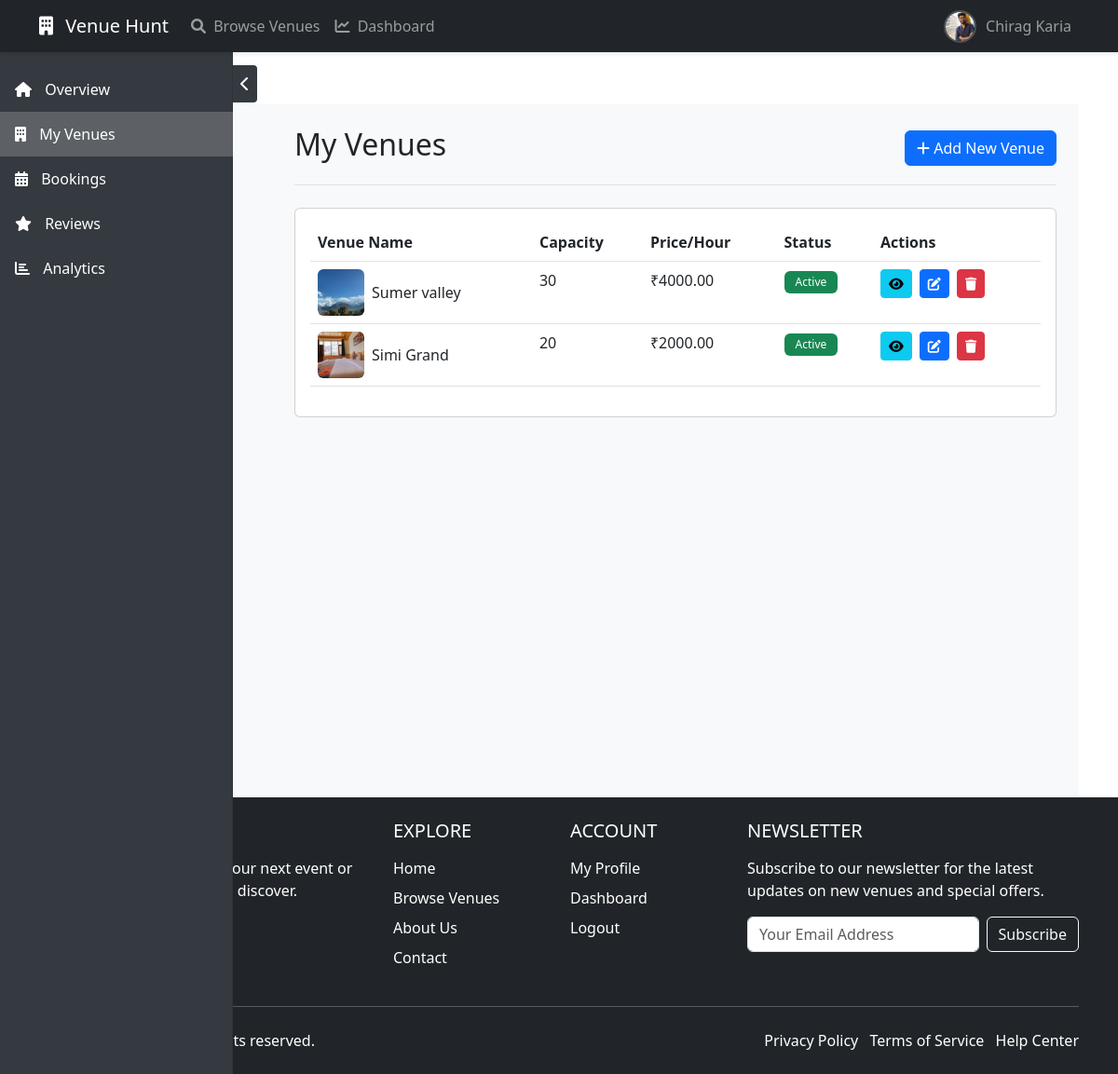
Page /venues/my-venues/ (signed in) on the committed database.
### accounts/models.py (models this page shows, shortened)
class CustomUser(AbstractUser):
    USER_TYPE_CHOICES = (
        ('organizer', 'Event Organizer'),
        ('vendor', 'Venue Owner'),
    )
    user_type = models.CharField(max_length=10, choices=USER_TYPE_CHOICES)
    phone_number = models.CharField(max_length=15, blank=True)
    address = models.TextField(blank=True)
    profile_picture = models.ImageField(upload_to='profile_pics/',
                                      default='profile_pics/default-profile.png',
                                      null=True, blank=True)
    def get_profile_picture_url(self):
        if self.profile_picture and hasattr(self.profile_picture, 'url'):
            return self.profile_picture.url
        return self.profile_picture.field.default

### venues/models.py (models this page shows, shortened)
class Venue(models.Model):
    owner = models.ForeignKey(settings.AUTH_USER_MODEL, on_delete=models.CASCADE)
    name = models.CharField(max_length=200)
    description = models.TextField()
    address = models.TextField()
    latitude = models.DecimalField(max_digits=9, decimal_places=6, null=True, blank=True)
    longitude = models.DecimalField(max_digits=9, decimal_places=6, null=True, blank=True)
    capacity = models.PositiveIntegerField()
    price_per_person = models.DecimalField(max_digits=10, decimal_places=2)
    has_parking = models.BooleanField(default=False)
    has_wifi = models.BooleanField(default=False)
    has_sound_system = models.BooleanField(default=False)
    has_catering = models.BooleanField(default=False)
    EVENT_CATEGORY_CHOICES = (
        ('formal', 'Formal'),
        ('informal', 'Informal'),
    )
    event_category = models.CharField(max_length=10, choices=EVENT_CATEGORY_CHOICES, default='informal')
    EVENT_TYPES = (
        ('conference', 'Conference'),
        ('business_meeting', 'Business Meeting'),
        ('product_launch', 'Product Launch'),
        ('seminar_workshop', 'Seminar & Workshop'),
        ('award_ceremony', 'Award Ceremony'),
        ('birthday_party', 'Birthday Party'),
        ('casual_gathering', 'Casual Get Together'),
        ('wedding', 'Wedding'),
        ('engagement', 'Engagement'),
        ('games_night', 'Games Night'),
        ('anniversary', 'Anniversary'),
        ('other', 'Other'),
    )
    supported_events = models.CharField(max_length=20, choices=EVENT_TYPES, default='other')
    created_at = models.DateTimeField(auto_now_add=True)
    updated_at = models.DateTimeField(auto_now=True)

class VenueImage(models.Model):
    venue = models.ForeignKey(Venue, related_name='images', on_delete=models.CASCADE)
    image = models.ImageField(upload_to='venue_images/')
    is_primary = models.BooleanField(default=False)

### venues/views.py (the view)
# urls.py: path('my-venues/', views.MyVenuesListView.as_view(), name='my_venues'),
class MyVenuesListView(LoginRequiredMixin, UserPassesTestMixin, ListView):
    model = Venue
    template_name = 'venues/my_venues.html'
    context_object_name = 'venues'
    paginate_by = 10
    def test_func(self):
        return self.request.user.user_type == 'vendor'
    def get_queryset(self):
        return Venue.objects.filter(owner=self.request.user).order_by('-created_at')
    def get_context_data(self, **kwargs):
        context = super().get_context_data(**kwargs)
        context['active_tab'] = 'venues'
        return context

### templates/venues/my_venues.html (shortened to what this page needs)
{% extends 'base.html' %}
{% load static %}
{% block extra_css %}
<link rel="stylesheet" href="{% static 'css/dashboard.css' %}">
{% endblock %}
{% block content %}
<div class="dashboard-container">
    <nav class="sidebar">
        <button class="sidebar-toggle" aria-label="Toggle Sidebar">
            <i class="fas fa-chevron-left"></i>
        </button>
        <div class="sidebar-content">
            <ul class="nav flex-column">
                        <li class="nav-item">
                            <a class="nav-link {% if active_tab == 'overview' %}active{% endif %}" href="{% url 'venues:vendor_dashboard' %}">
                                <i class="fas fa-home"></i> <span>Overview</span>
                            </a>
                        </li>
                        <li class="nav-item">
                            <a class="nav-link {% if active_tab == 'venues' %}active{% endif %}" href="{% url 'venues:my_venues' %}">
                                <i class="fas fa-building"></i> <span>My Venues</span>
                            </a>
                        </li>
                        <li class="nav-item">
                            <a class="nav-link {% if active_tab == 'bookings' %}active{% endif %}" href="{% url 'bookings:venue_bookings' %}">
                                <i class="fas fa-calendar-alt"></i> <span>Bookings</span>
                            </a>
                        </li>
                        <li class="nav-item">
                            <a class="nav-link {% if active_tab == 'reviews' %}active{% endif %}" href="#">
                                <i class="fas fa-star"></i> <span>Reviews</span>
                            </a>
                        </li>
                        <li class="nav-item">
                            <a class="nav-link {% if active_tab == 'analytics' %}active{% endif %}" href="{% url 'venues:analytics' %}">
                                <i class="fas fa-chart-bar"></i> <span>Analytics</span>
                            </a>
                        </li>
                    </ul>
                </div>
            </nav>
            <main class="main-content">
                <div class="content-header">
                    <h1 class="h2">My Venues</h1>
                    <div class="btn-toolbar mb-2 mb-md-0">
                        <a href="{% url 'venues:venue_add' %}" class="btn btn-primary">
                            <i class="fas fa-plus"></i> Add New Venue
                        </a>
                    </div>
                </div>
                <div class="card">
                    <div class="card-body">
                        {% if venues %}
                            <div class="table-responsive">
                                <table class="table table-hover">
                                    <thead>
                                        <tr>
                                            <th>Venue Name</th>
                                            <th>Capacity</th>
                                            <th>Price/Hour</th>
                                            <th>Status</th>
                                            <th>Actions</th>
                                        </tr>
                                    </thead>
                                    <tbody>
                                        {% for venue in venues %}
                                        <tr>
                                            <td>
                                                <div class="d-flex align-items-center">
                                                    {% if venue.images.exists %}
                                                        <img src="{{ venue.images.first.image.url }}"
                                                             class="rounded me-2" style="width: 50px; height: 50px; object-fit: cover;"
                                                             alt="{{ venue.name }}">
                                                    {% endif %}
                                                    {{ venue.name }}
                                                </div>
                                            </td>
                                            <td>{{ venue.capacity }}</td>
                                            <td>₹{{ venue.price_per_person }}</td>
                                            <td>
                                                <span class="badge bg-success">Active</span>
                                            </td>
                                            <td>
                                                <a href="{% url 'venues:venue_detail' venue.pk %}"
                                                   class="btn btn-sm btn-info me-1">
                                                    <i class="fas fa-eye"></i>
                                                </a>
                                                <a href="{% url 'venues:venue_edit' venue.pk %}"
                                                   class="btn btn-sm btn-primary me-1">
                                                    <i class="fas fa-edit"></i>
                                                </a>
                                                <a href="{% url 'venues:venue_delete' venue.pk %}"
                                                   class="btn btn-sm btn-danger">
                                                    <i class="fas fa-trash"></i>
                                                </a>
                                            </td>
                                        </tr>
                                        {% endfor %}
                                    </tbody>
                                </table>
                            </div>
                        {% endif %}
                    </div>
                </div>
            </main>
</div>
{% endblock %}

### templates/base.html (shortened to what this page needs)
{% load static %}
<!DOCTYPE html>
<html lang="en" class="h-100">
<head>
    <link href="https://cdn.jsdelivr.net/npm/bootstrap@5.3.0/dist/css/bootstrap.min.css" rel="stylesheet">
    <link href="https://cdnjs.cloudflare.com/ajax/libs/font-awesome/6.0.0/css/all.min.css" rel="stylesheet">
    <link href="{% static 'css/base.css' %}" rel="stylesheet">
    <link href="{% static 'css/reviews.css' %}" rel="stylesheet">
    {% block extra_css %}{% endblock %}
</head>
<body class="d-flex flex-column h-100">
    <nav class="navbar navbar-expand-lg navbar-dark bg-dark fixed-top">
        <div class="container">
            <a class="navbar-brand" href="/">
                <i class="fas fa-building me-2"></i>
                Venue Hunt
            </a>
            <div class="collapse navbar-collapse" id="navbarNav">
                <ul class="navbar-nav me-auto">
                    <li class="nav-item">
                        <a class="nav-link" href="{% url 'venues:venue_list' %}">
                            <i class="fas fa-search me-1"></i> Browse Venues
                        </a>
                    </li>
                    {% if user.is_authenticated and user.user_type == 'vendor' %}
                    <li class="nav-item">
                        <a class="nav-link" href="{% url 'venues:vendor_dashboard' %}">
                            <i class="fas fa-chart-line me-1"></i> Dashboard
                        </a>
                    </li>
                    {% endif %}
                </ul>
                <ul class="navbar-nav">
                    {% if user.is_authenticated %}
                        <li class="nav-item dropdown user-dropdown">
                            <a class="nav-link dropdown-toggle" href="#" id="navbarDropdown" role="button"
                               data-bs-toggle="dropdown" aria-expanded="false">
                                <div class="user-profile">
                                    <img src="{{ user.get_profile_picture_url|default:'/static/images/default-profile.png' }}"
                                         alt="Profile"
                                         class="profile-picture"
                                         data-default="{% static 'images/default-profile.png' %}"
                                         onerror="this.src=this.getAttribute('data-default');"
                                    >
                                    <span class="d-none d-lg-inline">{{ user.get_full_name|default:user.username }}</span>
                                </div>
                            </a>
                        </li>
                    {% endif %}
                </ul>
            </div>
        </div>
    </nav>
    <div class="content-wrapper">
        <div class="container mt-4">
            {% block content %}
            {% endblock %}
        </div>
    </div>
    {% include 'footer.html' %}
</body>
</html>

### static/css/base.css (style rules this page uses)
:root { --primary-color: #0d6efd; --secondary-color: #6c757d; --success-color: #198754; --info-color: #0dcaf0; --warning-color: #ffc107; --danger-color: #dc3545; --light-color: #f8f9fa; --dark-color: #212529; --transition-speed: 0.3s; --box-shadow: 0 0.5rem 1rem rgba(0, 0, 0, 0.15); }
body { overflow-x: hidden; padding-top: 56px; }
.navbar { padding: 0.5rem 1rem; box-shadow: 0 2px 4px rgba(0, 0, 0, 0.1); height: 56px; }
.navbar.fixed-top { position: fixed; top: 0; right: 0; left: 0; z-index: 1030; }
.user-profile { display: flex; align-items: center; gap: 10px; }
.profile-picture { width: 35px; height: 35px; border-radius: 50%; object-fit: cover; border: 2px solid rgba(255, 255, 255, 0.2); transition: border-color 0.3s ease; }
.user-dropdown .dropdown-toggle::after { display: none; }
.card { transition: transform var(--transition-speed), box-shadow var(--transition-speed); overflow: hidden; }
.btn { transition: all var(--transition-speed); }

### static/css/dashboard.css (style rules this page uses)
.dashboard-container { display: flex; min-height: calc(100vh - 56px); margin-top: 56px; background-color: #f8f9fa; position: relative; transition: all 0.3s ease; }
.sidebar { width: 250px; background: #343a40; flex-shrink: 0; position: fixed; top: 56px; left: 0; bottom: 0; overflow-y: auto; padding: 1rem 0; z-index: 100; box-shadow: inset -1px 0 0 rgba(0, 0, 0, .1); transition: all 0.3s ease; }
.sidebar .nav-link { white-space: nowrap; overflow: hidden; }
.sidebar-toggle { position: fixed; left: 250px; top: 70px; background: #343a40; color: white; border: none; border-radius: 0 4px 4px 0; padding: 8px; cursor: pointer; transition: all 0.3s ease; z-index: 101; }
.main-content { transition: all 0.3s ease; }
.sidebar .nav-link { color: #ffffff; padding: .75rem 1rem; transition: all 0.3s ease; }
.sidebar .nav-link.active { background: rgba(255, 255, 255, 0.2); color: #fff; }
.sidebar .nav-link i { margin-right: 10px; }
.main-content { flex-grow: 1; margin-left: 250px; padding: 1.5rem; min-height: 100%; width: calc(100% - 250px); background-color: #f8f9fa; transition: all 0.3s ease; }
.content-header { margin-bottom: 1.5rem; padding-bottom: 1rem; border-bottom: 1px solid #dee2e6; display: flex; justify-content: space-between; align-items: center; }
.table thead { background-color: #f8f9fa; }
.table th { border-top: none; font-weight: 600; }
.badge { padding: 0.5em 1em; font-weight: 500; }

### templates/base.html (style rules this page uses)
.profile-picture { width: 35px; height: 35px; border-radius: 50%; object-fit: cover; }
.user-profile { display: flex; align-items: center; gap: 10px; }
body { min-height: 100vh; display: flex; flex-direction: column; }
.content-wrapper { flex: 1 0 auto; }

### rows in the picture
CustomUser: get_profile_picture_url (picture), get_full_name "Chirag Karia"
Venue: images.first.image (picture), name "Sumer valley", capacity "30", price_per_person "4000.00"
Venue: images.first.image (picture), name "Simi Grand", capacity "20", price_per_person "2000.00"
